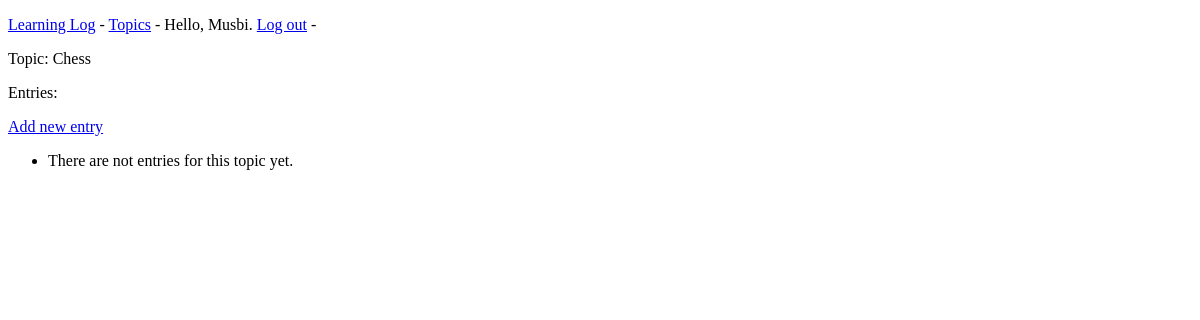
Before: /topics/1/ (signed in) with the older database file.
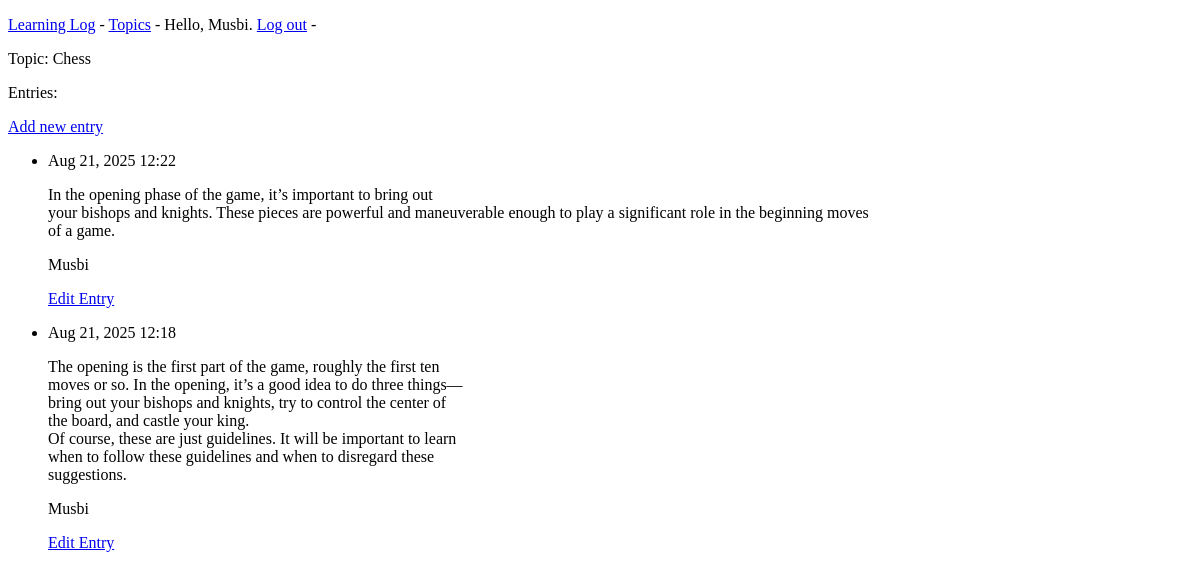
After: the same page with the newer database file.
### learning_logs/models.py (models this page shows, shortened)
class Topic(models.Model):
    text = models.CharField(max_length=200) # create a text topic database for the user
    author = models.CharField(max_length=200)
    data_added = models.DateTimeField(auto_now_add=True) # set the currently time any time the user create a new topic
    owner = models.ForeignKey(User, on_delete=models.CASCADE)
    def __str__(self) :
        return self.text

class Entry(models.Model):
    topic = models.ForeignKey(Topic,on_delete=models.CASCADE)
    text = models.TextField()
    data_added = models.DateTimeField(auto_now_add=True)
    class Mete:
        verbose_name_plunal = 'entries'

### learning_logs/views.py (the view)
# urls.py: path('topics/<int:topic_id>/', views.topic, name='topic'),
@login_required
def topic(request, topic_id):
    topic = Topic.objects.get(id=topic_id)
    if topic.owner != request.user:
        raise Http404
    entries = topic.entry_set.order_by('-data_added')
    context = {'topic': topic, 'entries': entries}
    return render(request, "learning_logs/topic.html", context)

### learning_logs/templates/learning_logs/topic.html
{% extends 'learning_logs/base.html' %}
{% block content %}
    <p>Topic: {{ topic }} </p>
    <p>Entries: </p>
    <p><a href="{% url 'learning_logs:new_entry' topic.id %}">Add new entry</a></p>
    <ul>
     {% for entry in entries %}
        <li>
            <p> {{ entry.data_added|date:'M d, Y H:i' }} </p>
            <p> {{ entry.text|linebreaks }}</p>
            <p> {{ topic.author }}</p>
            <p><a href="{% url 'learning_logs:edit_entry' entry.id %}">Edit Entry</a></p>
        </li>
     {% empty %}
        <li>
            There are not entries for this topic yet.
        </li>
     {% endfor %}
    </ul>
{% endblock content %}

### learning_logs/templates/learning_logs/base.html (shortened to what this page needs)
<!DOCTYPE html>
<html lang="en">
<head>
</head>
<body>
<p>
    <a href="{% url 'learning_logs:index' %}">Learning Log</a> -
    <a href="{% url 'learning_logs:topics' %}">Topics</a> -
    {% if user.is_authenticated %}
        Hello, {{ user.username.title }}.
        <a href="{% url 'users:logout' %}">Log out</a> -
    {% else %}
        <a href="{% url 'users:register' %}">Register</a> -
        <a href="{% url 'users:login' %}">Log in</a>
    {% endif %}
</p>
{% block content %}
{% endblock content %}
</body>
</html>

Changed rows visible on the page:
added Entry: data_added "Aug 21, 2025 12:22", text "In the opening phase of the game, it’s important to bring out your bishops and knights. These pieces are powerful and maneuverable enough to play a significant role in the beginning moves of a game.", {{ topic.author }} "Musbi"
added Entry: data_added "Aug 21, 2025 12:18", text "The opening is the first part of the game, roughly the first ten moves or so. In the opening, it’s a good idea to do three things— bring out your bishops and knights, try to control the center of the board, and castle your king. Of course, these are just guidelines. It will be important to learn when to follow these guidelines and when to disregard these suggestions.", {{ topic.author }} "Musbi"
Other visible differences:
text no longer shown: "There are not entries for this topic yet."
